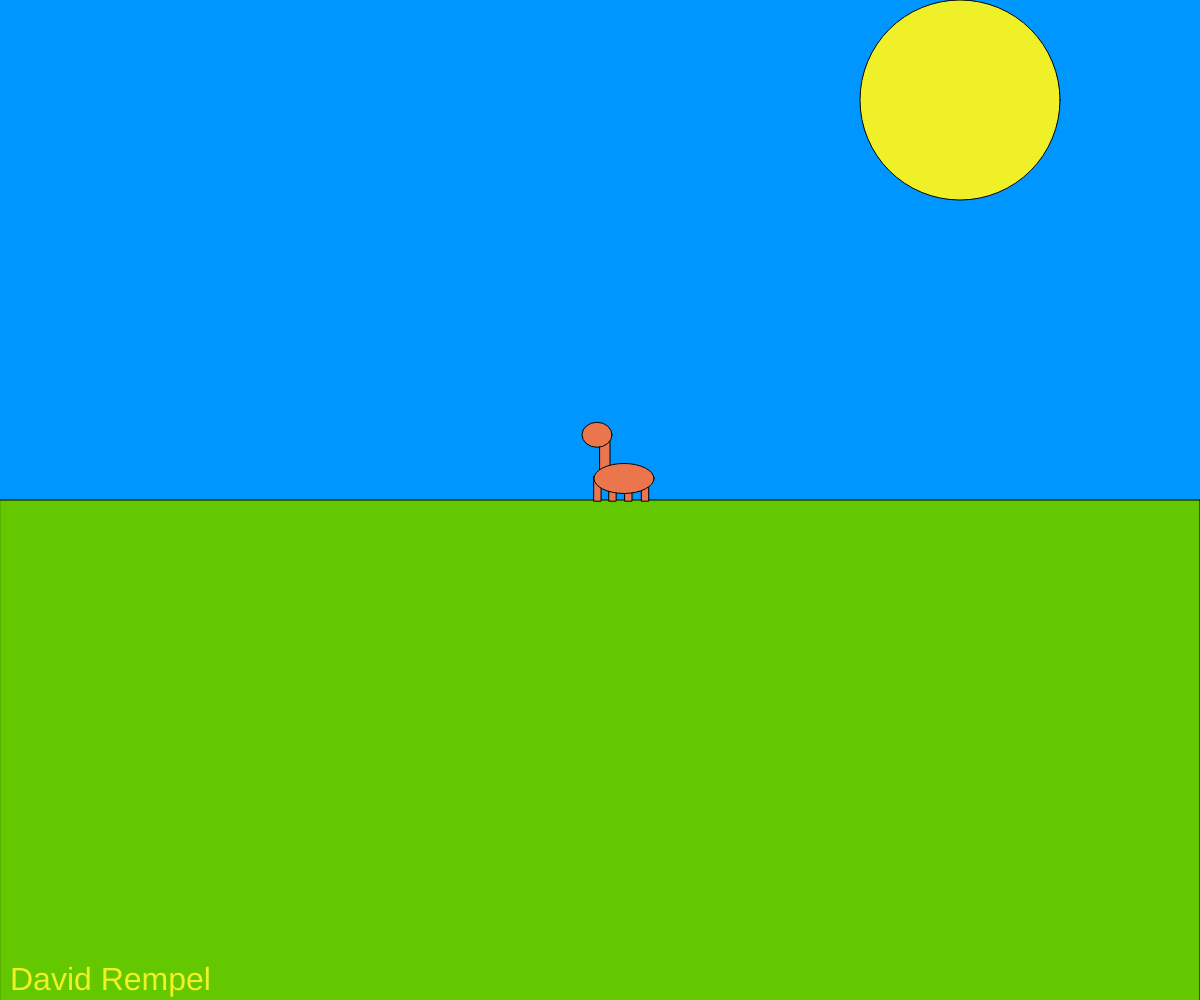
Frame 1 (no input)
Frame 60 (no input): identical to frame 1, image omitted
Frame 120 (the mouse pressed at the canvas centre since frame 60): identical to frame 1, image omitted

The p5.js sketch that drew this single still picture (run headless with seeded random() and noise() and a simulated clock; from frame 60 on, the mouse is pressed at the canvas centre):

// p5.js sketch
// ── sketch.js
// Interactive Scene  
// David Rempel
// 2/6/2020
//
// Extra for Experts:
// - describe what you did to take this project "above and beyond"
let x , y;

function setup() {
  createCanvas(windowWidth, windowHeight);
  x = windowWidth;
}

function draw() {
  background(0, 150, 255);
  hill();
  dinosaur(x);
  sun();
  textSize(32);
  text("David Rempel", 10, windowHeight - 10);
  
}

function hill(){
  
  fill(100 ,200, 0);
  rectMode(CENTER);
  rect(width / 2, height / 1, windowWidth, windowHeight / 1);
  rectMode(CORNER);
  
}

function dinosaur(){
  
  fill(235, 117, 77);
  rect(x / 2, windowHeight / 2.3, 10, 40); // neck
  rect(x / 2.02, windowHeight / 2.1, 7, 25); //leg 1
  rect(x / 1.97, windowHeight / 2.1, 7, 25); //leg 2
  rect(x / 1.92, windowHeight / 2.1, 7, 25); //leg 3
  rect(x / 1.87, windowHeight / 2.1, 7, 25); //leg 4
  ellipse(x / 2.01, windowHeight / 2.3, 30, 25); //head
  ellipse(x / 1.923, windowHeight / 2.09, windowWidth * 0.05  , windowHeight * 0.03); //torso

}






function keyPressed() {
  if (keyCode === LEFT_ARROW){
    x -=25;
  }
  else if (keyCode === RIGHT_ARROW){
    x += 25;
  }
}



function sun(){
  fill(240, 240, 40);
  ellipse(windowWidth / 1.25, windowHeight / 10, 200);
}
